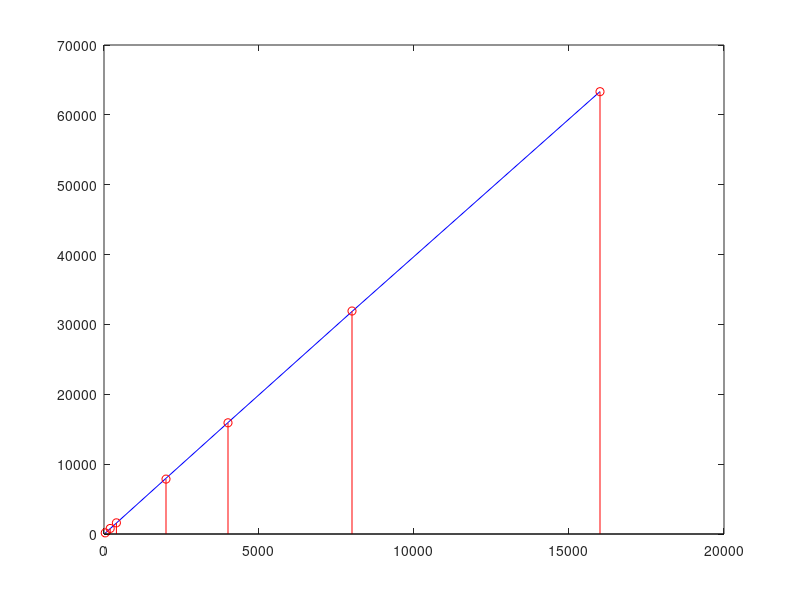

This chart was generated by the following MATLAB code:
clear all
close all

adc = [10 50 100 500 1000 2000 4000 ];% 8000 1000016000];
samplingRate = 4;
dt_measured = [162.6 792.4 1599 7860 15920 31920 63320 ];%123800 158400 255000];

x = adc * samplingRate;
y = dt_measured;
P = polyfit(x, y, 2);

a_2 = P(1)
a_1 = P(2)
a_0 = P(3)

yfit = a_2 .*(x.^2) + a_1.*x + a_0;
plot(x,yfit, 'b');   
hold on;
stem(x,y,'r');